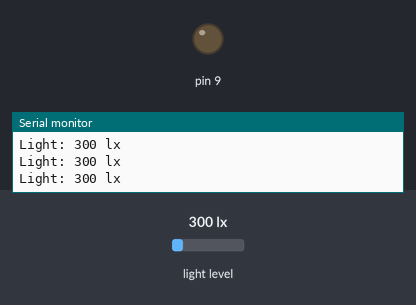
Recording of a sketch running on a simulated Arduino Uno, built with avr-gcc and run on an emulated ATmega328P. Shown: output pins drawn as LEDs (lit = HIGH), the last lines printed to the serial monitor. The test bench sets the inputs (shaded band); at power-on: light level 300 lx.

Above: at 1.3 s.
1.4 s: light level set to 87 lx
3.2 s: light level set to 75 lx
At 4.7 s:
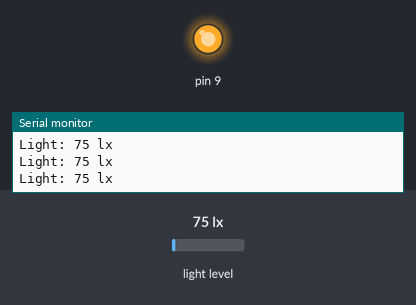
5.5 s: light level set to 500 lx
At 6.4 s:
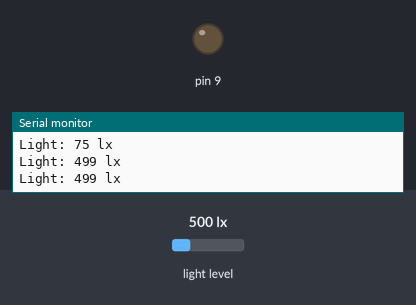
7.5 s: light level set to 40 lx
At 9.2 s:
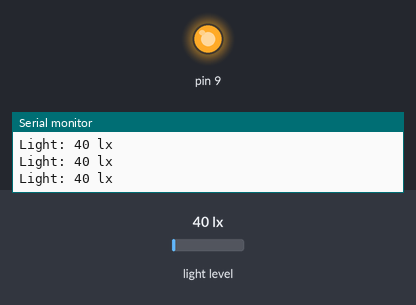
Timing chart, 0 to 10.5 s (numbered marks = the images above; inputs shaded):
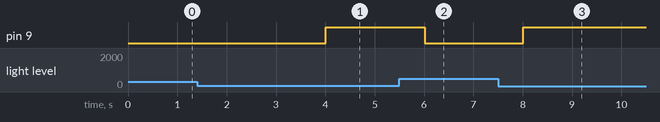

The sketch:

aurduino_code.ino
```cpp
#include <Wire.h>
#include <BH1750.h>
BH1750 lightMeter;
void setup()
{
  Serial.begin(9600);
  lightMeter.begin();
  pinMode(9, OUTPUT);
}
void loop()
{
  uint16_t lux = lightMeter.readLightLevel();
  Serial.print("Light: ");
  Serial.print(lux);
  Serial.println(" lx");
  delay(500);
  if(lux<80)
  {
   digitalWrite(9, HIGH);
  }
  else
  {
    digitalWrite(9, LOW);
  }
}
```

Measured:
- the behaviour switches between 80 and 79 lx on light level (found by bisection; images 0 and 1)
- after the input at 3.2 s, pin 9: LOW → HIGH after 0.81 s
- after the input at 5.5 s, pin 9: HIGH → LOW after 0.51 s
- after the input at 7.5 s, pin 9: LOW → HIGH after 0.51 s
